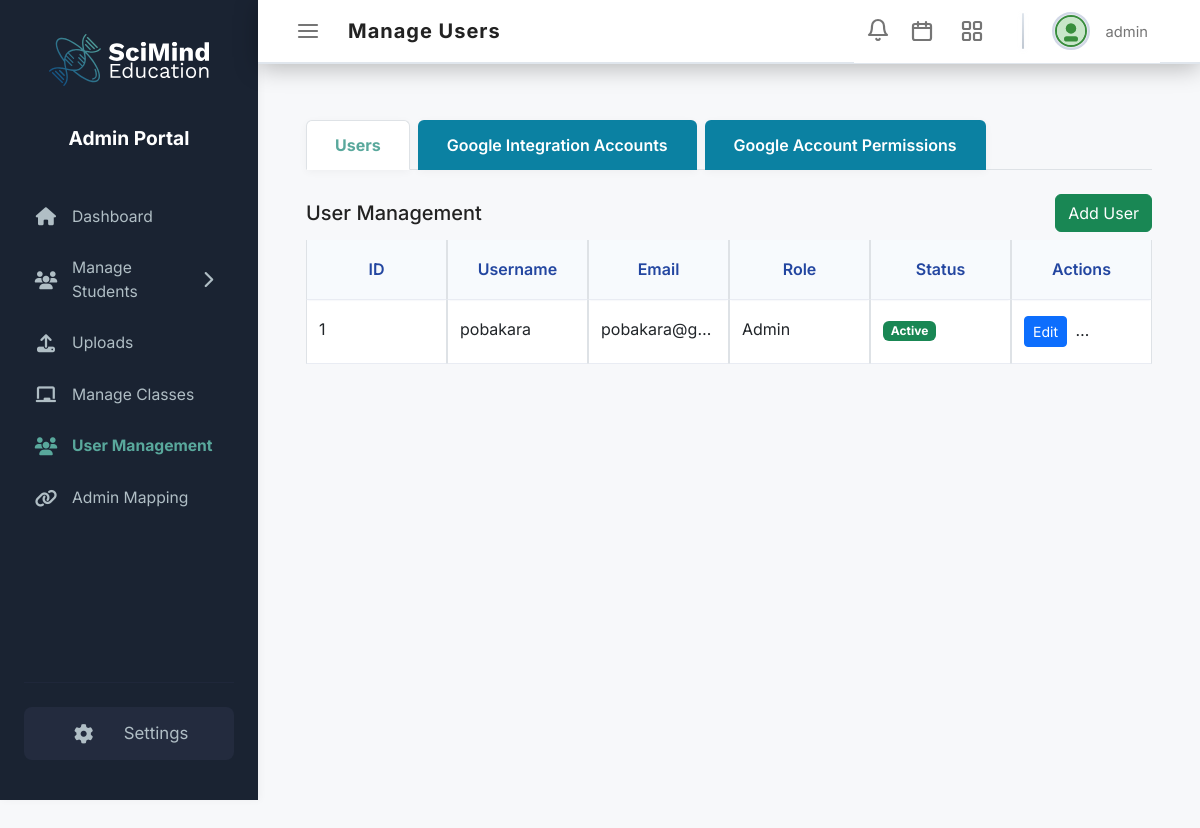
The page /users (signed in) on the database its author committed.
### app.py (models this page shows, shortened)
class UserAccount(UserMixin, db.Model):
    __tablename__ = 'user_account'
    id = db.Column(db.Integer, primary_key=True)
    username = db.Column(db.String, unique=True, nullable=False)
    email = db.Column(db.String, unique=True, nullable=False)
    password_hash = db.Column(db.String, nullable=False)
    role = db.Column(db.String)
    active = db.Column(db.Boolean, default=True)
    created_at = db.Column(db.DateTime, default=datetime.utcnow)
    google_email = db.Column(db.String)
    profile_picture_url = db.Column(db.Text)
    classes_taught = db.relationship('Class', foreign_keys='Class.class_teacher', backref='teacher', lazy='dynamic')
    classes_updated = db.relationship('Class', foreign_keys='Class.updated_by', backref='class_updated_by', lazy='dynamic')
    videos_uploaded = db.relationship('Video', foreign_keys='Video.uploaded_by', backref='uploader', lazy='dynamic')
    student_fees_updated = db.relationship('StudentFee', foreign_keys='StudentFee.updated_by', backref='fee_updated_by', lazy='dynamic')
    attendances_updated = db.relationship('Attendance', foreign_keys='Attendance.updated_by', backref='attendance_updated_by', lazy='dynamic')
    payments_updated = db.relationship('Payment', foreign_keys='Payment.updated_by', backref='payment_updated_by', lazy='dynamic')
    google_accounts_owned = db.relationship('GoogleIntegrationAccount', foreign_keys='GoogleIntegrationAccount.owner_user_id', backref='owner', lazy='dynamic')
    google_courses_created = db.relationship('GoogleClassroomCourse', foreign_keys='GoogleClassroomCourse.created_by', backref='course_creator', lazy='dynamic')

### app.py (the view)
@app.route('/users')
def users():
    user_list = UserAccount.query.all()
    accounts = GoogleIntegrationAccount.query.all()
    return render_template('manage_users.html', users=user_list, google_accounts=accounts)

### templates/manage_users.html (shortened to what this page needs)
{% extends "layout.html" %}
{% block pagetitle %}Manage Users{% endblock %}
{% block content %}
<div class="container-fluid px-4 mt-4">
    <ul class="nav nav-tabs" id="userAdminTabs" role="tablist">
      <li class="nav-item" role="presentation">
        <button class="nav-link active" id="users-tab" data-bs-toggle="tab" data-bs-target="#users" type="button" role="tab">Users</button>
      </li>
      <li class="nav-item" role="presentation">
        <button class="nav-link" id="google-accounts-tab" data-bs-toggle="tab" data-bs-target="#google-accounts" type="button" role="tab">Google Integration Accounts</button>
      </li>
      <li class="nav-item" role="presentation">
        <button class="nav-link" id="google-permissions-tab" data-bs-toggle="tab" data-bs-target="#google-permissions" type="button" role="tab">Google Account Permissions</button>
      </li>
    </ul>
    <div class="tab-content" id="userAdminTabsContent">
      <div class="tab-pane fade show active" id="users" role="tabpanel">
        <div class="mt-4">
          <div class="d-flex justify-content-between align-items-center mb-2">
            <h5 class="mb-0">User Management</h5>
            <button class="btn btn-success" data-bs-toggle="modal" data-bs-target="#addUserModal">Add User</button>
          </div>
          <div class="table-responsive">
            <table class="table table-bordered" id="users-table">
              <thead>
                <tr>
                  <th>ID</th>
                  <th>Username</th>
                  <th>Email</th>
                  <th>Role</th>
                  <th>Status</th>
                  <th>Actions</th>
                </tr>
              </thead>
              <tbody>
                {% for user in users %}
                <tr>
                  <td>{{ user.id }}</td>
                  <td>{{ user.username }}</td>
                  <td>{{ user.email }}</td>
                  <td>{{ user.role|capitalize }}</td>
                  <td>
                    {% if user.active %}
                      <span class="badge bg-success">Active</span>
                    {% else %}
                      <span class="badge bg-secondary">Inactive</span>
                    {% endif %}
                  </td>
                  <td>
                    <button class="btn btn-primary btn-sm me-1" onclick="openEditUserModal({{ user.id }})">Edit</button>
                    <button class="btn btn-warning btn-sm me-1" onclick="openDeactivateUserModal({{ user.id }})">Deactivate</button>
                  </td>
                </tr>
                {% endfor %}
              </tbody>
            </table>
          </div>
        </div>
      </div>
    </div>
</div>
{% endblock %}

### templates/layout.html (shortened to what this page needs)
<!DOCTYPE html>
<html lang="en">
<head>
  <link href="https://cdn.jsdelivr.net/npm/bootstrap@5.3.0/dist/css/bootstrap.min.css" rel="stylesheet">
  <link rel="stylesheet" href="{{ url_for('static', filename='style.css') }}" />
  <link rel="stylesheet" href="https://cdnjs.cloudflare.com/ajax/libs/font-awesome/6.4.0/css/all.min.css">
</head>
<body>
  <header class="topbar" style="position:fixed; top:0; left:258px; width:calc(100% - 258px); height:64px; background: #fff;; color:#222; box-shadow:0 4px 24px #0004; border-bottom:2px solid #e0e6ed; display:flex; align-items:center; justify-content:space-between; padding:0 0 0 36px; z-index:200; transition:left 0.22s, width 0.22s;">
    <div class="topbar-left" style="display:flex; align-items:center; gap:18px;">
      <button id="sidebar-collapse-btn" title="Collapse Sidebar" style="background:none; border:none; color:#757575; font-size:1.4em; padding:0 8px 0 0; cursor:pointer; border-radius:8px; transition:color 0.18s; display:flex; align-items:center; justify-content:center;">
        <svg width="28" height="28" viewBox="0 0 28 28" fill="none" xmlns="http://www.w3.org/2000/svg" style="display:block;" stroke="#757575" stroke-width="2.2" stroke-linecap="round">
          <line x1="5" y1="8" x2="23" y2="8" />
          <line x1="5" y1="14" x2="23" y2="14" />
          <line x1="5" y1="20" x2="23" y2="20" />
        </svg>
      </button>
      <span class="portal-title" style="font-size:1.25rem; font-weight:700;">{% block pagetitle %}DASHBOARD{% endblock %}</span>
    </div>
    <div class="topbar-right" style="display:flex; align-items:center; gap:10px; flex-wrap:nowrap; position:relative; height:64px; z-index:9999; background:#fff; overflow-x:visible; margin-left:auto; min-width:0; max-width:100%;">
      <button class="btn btn-link position-relative" style="color:#757575; font-size:1.2em; padding:0; background:none; border:none; border-radius:8px; z-index:999999;" title="Notifications">
        <svg xmlns="http://www.w3.org/2000/svg" width="28" height="28" fill="none" stroke="#757575" stroke-width="2.2" stroke-linecap="round" stroke-linejoin="round" class="lucide lucide-bell"><path d="M18 8A6 6 0 0 0 6 8c0 7-3 9-3 9h18s-3-2-3-9"/><path d="M13.73 21a2 2 0 0 1-3.46 0"/></svg>
      </button>
      <div class="calendar-widget-dropdown" style="position:relative;">
        <button id="calendar-widget-btn" class="btn btn-link position-relative" style="color:#757575; font-size:1.35em; padding:0 6px; background:none; border:none; border-radius:8px; z-index:999999;" title="Calendar Quick View">
          <svg xmlns="http://www.w3.org/2000/svg" width="28" height="28" fill="none" stroke="#757575" stroke-width="2.2" stroke-linecap="round" stroke-linejoin="round" class="lucide lucide-calendar"><rect x="3" y="5" width="18" height="16" rx="2"/><path d="M16 3v4"/><path d="M8 3v4"/><path d="M3 9h18"/></svg>
        </button>
      </div>
      <div class="quick-launch-dropdown" style="position:relative;">
        <button id="quick-launch-btn" class="btn btn-link position-relative" style="color:#757575; font-size:1.35em; padding:0 6px; background:none; border:none; border-radius:8px; z-index:999999;" title="Quick Launch Apps">
        </button>
      </div>
      <div class="topbar-separator" style="height:36px; width:2px; background:linear-gradient(to bottom, #e0e6ed 0%, #bfc7d1 100%); margin:0 18px; border-radius:2px; box-shadow:0 1px 4px #e0e6ed44; align-self:center;"></div>
      <div style="display:flex; align-items:center; gap:8px;">
        <div class="username-dropdown" style="position:relative; display:inline-flex; align-items:center; gap:8px;">
          <span style="display:inline-flex; align-items:center; justify-content:center; width:38px; height:38px; border-radius:50%; background:#e3e7ef; border:2px solid #d1d7e6; overflow:hidden; cursor:pointer;" id="avatar-btn">
            {% if current_user.is_authenticated and current_user.profile_pic_url %}
              <img src="{{ current_user.profile_pic_url }}" alt="Profile" style="width:100%; height:100%; object-fit:cover; border-radius:50%; border:2px solid #388e3c; background:#c8e6c9;">
            {% else %}
              <svg xmlns="http://www.w3.org/2000/svg" width="32" height="32" viewBox="0 0 32 32" fill="#c8e6c9" style="border-radius:50%; border:2px solid #388e3c;">
                <circle cx="16" cy="16" r="16" fill="#c8e6c9" />
                <circle cx="16" cy="13" r="6" fill="#388e3c" />
                <rect x="8" y="22" width="16" height="6" rx="3" fill="#388e3c" />
              </svg>
            {% endif %}
          </span>
          <span id="username-btn" style="display:flex; flex-direction:column; align-items:flex-start; justify-content:center; cursor:pointer; margin-left:8px;">
            <span style="font-size:0.92em; color:#757575; font-weight:400; line-height:1.1; margin-top:2px;">{% if current_user.is_authenticated %}{{ current_user.role|e }}{% else %}User{% endif %}</span>
          </span>
        </div>
      </div>
    </div>
  </header>
  <div class="layout-container" style="background:#f7f8fa; min-height:100vh; display:flex;">
    <aside class="sidebar" id="sidebar" style="background:#1a2332; width:258px; height:100vh; box-shadow:2px 0 8px rgba(0,0,0,0.04); border-radius:0; display:flex; flex-direction:column; align-items:center; position:fixed; left:0; top:0; bottom:0; z-index:101; transition:width 0.22s;">
      <div style="width:100%; display:flex; flex-direction:column; align-items:center; justify-content:center; background:#1a2332; padding-top:2px;">
        <img id="sidebar-logo" src="{{ url_for('static', filename='SVG/Horizontal/H - White and Color.svg') }}" alt="Logo" style="width:160px; height:auto; margin-bottom:0; transition:width 0.22s;" />
        <div id="sidebar-title" style="color:#fff; font-size:1.2rem; font-weight:700; margin-top:2em; margin-bottom: 0.5em; text-align:center; transition:opacity 0.22s;">Admin Portal</div>
      </div>
      <nav style="width:100%; margin-top:2em; flex:1;">
        <ul class="nav-links accordion" id="sidebar-nav" style="list-style:none; padding:0; margin:0;">
          <li style="margin-bottom:8px;">
            <a href="{{ url_for('dashboard') }}" class="nav-link {% if request.endpoint == 'dashboard' %}active{% endif %}"
              style="color:#b0bec5; font-size:0.98em; display:flex; align-items:center; gap:8px; padding:10px 32px; transition:padding 0.22s, gap 0.22s;">
              <i class="fas fa-home"></i>
              <span class="nav-text">Dashboard</span>
            </a>
          </li>
          <li class="nav-item" style="margin-bottom:8px;">
            <a class="nav-link d-flex align-items-center w-100"
              href="#"
              data-bs-toggle="collapse"
              data-bs-target="#sidebarManageStudentsCollapse"
              role="button"
              aria-expanded="false"
              aria-controls="sidebarManageStudentsCollapse"
              style="color:#b0bec5; font-size:0.98em; display:flex; align-items:center; padding:10px 32px; background:none; border:none; outline:none; box-shadow:none; text-align:left; width:100%; transition:padding 0.22s;">
              <i class="fas fa-users"></i>
              <span class="nav-text" style="margin-left:8px; display:flex; align-items:center; gap:6px;">
                Manage Students
                <i class="fas fa-chevron-right sidebar-collapse-arrow" style="font-size:1.1em;"></i>
              </span>
            </a>
          </li>
          <li style="margin-bottom:8px;">
            <a href="{{ url_for('upload') }}" class="nav-link {% if request.endpoint == 'upload' %}active{% endif %}"
              style="color:#b0bec5; font-size:0.98em; display:flex; align-items:center; gap:8px; padding:10px 32px; transition:padding 0.22s, gap 0.22s;">
              <i class="fas fa-upload"></i>
              <span class="nav-text">Uploads</span>
            </a>
          </li>
          <li style="margin-bottom:8px;">
            <a href="{{ url_for('manage_classes') }}" class="nav-link {% if request.endpoint == 'manage_classes' %}active{% endif %}"
              style="color:#b0bec5; font-size:0.98em; display:flex; align-items:center; gap:8px; padding:10px 32px; transition:padding 0.22s, gap 0.22s;">
              <i class="fas fa-chalkboard"></i>
              <span class="nav-text">Manage Classes</span>
            </a>
          </li>
          <li style="margin-bottom:8px;">
            <a href="{{ url_for('users') }}" class="nav-link {% if request.endpoint == 'users' %}active{% endif %}"
              style="color:#b0bec5; font-size:0.98em; display:flex; align-items:center; gap:8px; padding:10px 32px; transition:padding 0.22s, gap 0.22s;">
              <i class="fas fa-users"></i>
              <span class="nav-text">User Management</span>
            </a>
          </li>
          {% if current_user.is_authenticated and current_user.role == 'admin' %}
          <li style="margin-bottom:8px;">
            <a href="{{ url_for('admin_mapping') }}" class="nav-link {% if request.endpoint == 'admin_mapping' %}active{% endif %}"
              style="color:#b0bec5; font-size:0.98em; display:flex; align-items:center; gap:8px; padding:10px 32px; transition:padding 0.22s, gap 0.22s;">
              <i class="fas fa-link"></i>
              <span class="nav-text">Admin Mapping</span>
            </a>
          </li>
          {% endif %}
        </ul>
      </nav>
      <div style="width:100%; position:absolute; bottom:0; left:0; padding-bottom:24px;">
        <hr style="border:none; border-top:1px solid #2c3550; margin:0 24px 24px 24px;">
        <a href="#" class="nav-link sidebar-settings-link" style="color:#b0bec5; font-size:1.05em; display:flex; align-items:center; gap:22px; padding:14px 32px; justify-content:center; background:#232b3e; border-radius:8px; margin:0 24px 16px 24px; text-align:center; transition:padding 0.22s, gap 0.22s;"><i class="fas fa-cog"></i> <span class="sidebar-settings-text">Settings</span></a>
      </div>
    </aside>
    <main class="main-content" style="flex:1; background:#f7f8fa; min-height:100vh; margin-top:64px; transition:margin-left 0.22s;">
      <section class="content-area" style="background:#f7f8fa; height:calc(100vh - 64px); padding:32px 24px; margin-left:258px; overflow-y:auto; transition:margin-left 0.22s;">
        {% block content %}{% endblock %}
      </section>
    </main>
  </div>

### rows shown on the page
UserAccount: role "admin", id "1", username "pobakara", email "pobakara@g…", role "Admin", active "Active"
